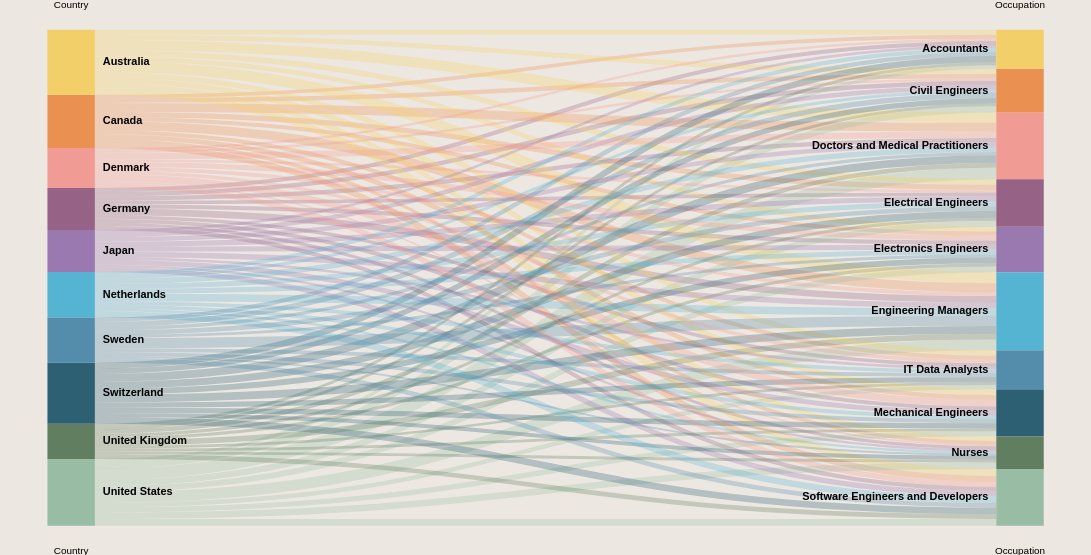

This figure's Vega-Lite source:
### Vega specification from a JSON file in a GitHub repository (floating-point values rounded to 4 significant figures)
{"$schema": "https://vega.github.io/schema/vega/v3.0.json", "height": 500, "width": 1100, "data": [{"name": "rawData", "values": [{"Country": "Germany", "Occupation": "Software Engineers and Developers", "Count": 73538}, {"Country": "Germany", "Occupation": "Electronics Engineers", "Count": 73678}, {"Country": "Germany", "Occupation": "Mechanical Engineers", "Count": 68558}, {"Country": "Germany", "Occupation": "Nurses", "Count": 54238}, {"Country": "Germany", "Occupation": "Doctors and Medical Practitioners", "Count": 74371}, {"Country": "Germany", "Occupation": "Civil Engineers", "Count": 78416}, {"Country": "Germany", "Occupation": "Electrical Engineers", "Count": 63941}, {"Country": "Germany", "Occupation": "Accountants", "Count": 72633}, {"Country": "Germany", "Occupation": "IT Data Analysts", "Count": 60966}, {"Country": "Germany", "Occupation": "Engineering Managers", "Count": 115561}, {"Country": "Canada", "Occupation": "Software Engineers and Developers", "Count": 103257}, {"Country": "Canada", "Occupation": "Electronics Engineers", "Count": 71004}, {"Country": "Canada", "Occupation": "Mechanical Engineers", "Count": 82025}, {"Country": "Canada", "Occupation": "Nurses", "Count": 59838}, {"Country": "Canada", "Occupation": "Doctors and Medical Practitioners", "Count": 155630}, {"Country": "Canada", "Occupation": "Civil Engineers", "Count": 78114}, {"Country": "Canada", "Occupation": "Electrical Engineers", "Count": 90884}, {"Country": "Canada", "Occupation": "Accountants", "Count": 63280}, {"Country": "Canada", "Occupation": "IT Data Analysts", "Count": 70321}, {"Country": "Canada", "Occupation": "Engineering Managers", "Count": 159588}, {"Country": "United States", "Occupation": "Software Engineers and Developers", "Count": 119007}, {"Country": "United States", "Occupation": "Electronics Engineers", "Count": 100090}, {"Country": "United States", "Occupation": "Mechanical Engineers", "Count": 89856}, {"Country": "United States", "Occupation": "Nurses", "Count": 113228}, {"Country": "United States", "Occupation": "Doctors and Medical Practitioners", "Count": 203094}, {"Country": "United States", "Occupation": "Civil Engineers", "Count": 111666}, {"Country": "United States", "Occupation": "Electrical Engineers", "Count": 105308}, {"Country": "United States", "Occupation": "Accountants", "Count": 62226}, {"Country": "United States", "Occupation": "IT Data Analysts", "Count": 77521}, {"Country": "United States", "Occupation": "Engineering Managers", "Count": 187915}, {"Country": "United Kingdom", "Occupation": "Software Engineers and Developers", "Count": 83059}, {"Country": "United Kingdom", "Occupation": "Electronics Engineers", "Count": 55372}, {"Country": "United Kingdom", "Occupation": "Mechanical Engineers", "Count": 48766}, {"Country": "United Kingdom", "Occupation": "Nurses", "Count": 49414}, {"Country": "United Kingdom", "Occupation": "Doctors and Medical Practitioners", "Count": 78967}, {"Country": "United Kingdom", "Occupation": "Civil Engineers", "Count": 50316}, {"Country": "United Kingdom", "Occupation": "Electrical Engineers", "Count": 52470}, {"Country": "United Kingdom", "Occupation": "Accountants", "Count": 52603}, {"Country": "United Kingdom", "Occupation": "IT Data Analysts", "Count": 46405}, {"Country": "United Kingdom", "Occupation": "Engineering Managers", "Count": 100579}, {"Country": "Australia", "Occupation": "Software Engineers and Developers", "Count": 121850}, {"Country": "Australia", "Occupation": "Electronics Engineers", "Count": 85000}, {"Country": "Australia", "Occupation": "Mechanical Engineers", "Count": 100011}, {"Country": "Australia", "Occupation": "Nurses", "Count": 85000}, {"Country": "Australia", "Occupation": "Doctors and Medical Practitioners", "Count": 180000}, {"Country": "Australia", "Occupation": "Civil Engineers", "Count": 91250}, {"Country": "Australia", "Occupation": "Electrical Engineers", "Count": 97000}, {"Country": "Australia", "Occupation": "Accountants", "Count": 89500}, {"Country": "Australia", "Occupation": "IT Data Analysts", "Count": 96000}, {"Country": "Australia", "Occupation": "Engineering Managers", "Count": 194500}, {"Country": "Japan", "Occupation": "Software Engineers and Developers", "Count": 89000}, {"Country": "Japan", "Occupation": "Electronics Engineers", "Count": 85948}, {"Country": "Japan", "Occupation": "Mechanical Engineers", "Count": 85948}, {"Country": "Japan", "Occupation": "Nurses", "Count": 37084}, {"Country": "Japan", "Occupation": "Doctors and Medical Practitioners", "Count": 80183}, {"Country": "Japan", "Occupation": "Civil Engineers", "Count": 77627}, {"Country": "Japan", "Occupation": "Electrical Engineers", "Count": 90079}, {"Country": "Japan", "Occupation": "Accountants", "Count": 47595}, {"Country": "Japan", "Occupation": "IT Data Analysts", "Count": 47782}, {"Country": "Japan", "Occupation": "Engineering Managers", "Count": 96320}, {"Country": "Switzerland", "Occupation": "Software Engineers and Developers", "Count": 118000}, {"Country": "Switzerland", "Occupation": "Electronics Engineers", "Count": 102749}, {"Country": "Switzerland", "Occupation": "Mechanical Engineers", "Count": 92282}, {"Country": "Switzerland", "Occupation": "Nurses", "Count": 69552}, {"Country": "Switzerland", "Occupation": "Doctors and Medical Practitioners", "Count": 138151}, {"Country": "Switzerland", "Occupation": "Civil Engineers", "Count": 95048}, {"Country": "Switzerland", "Occupation": "Electrical Engineers", "Count": 120000}, {"Country": "Switzerland", "Occupation": "Accountants", "Count": 107000}, {"Country": "Switzerland", "Occupation": "IT Data Analysts", "Count": 92598}, {"Country": "Switzerland", "Occupation": "Engineering Managers", "Count": 138257}, {"Country": "Netherlands", "Occupation": "Software Engineers and Developers", "Count": 112737}, {"Country": "Netherlands", "Occupation": "Electronics Engineers", "Count": 85224}, {"Country": "Netherlands", "Occupation": "Mechanical Engineers", "Count": 67546}, {"Country": "Netherlands", "Occupation": "Nurses", "Count": 40436}, {"Country": "Netherlands", "Occupation": "Doctors and Medical Practitioners", "Count": 92412}, {"Country": "Netherlands", "Occupation": "Civil Engineers", "Count": 51991}, {"Country": "Netherlands", "Occupation": "Electrical Engineers", "Count": 85224}, {"Country": "Netherlands", "Occupation": "Accountants", "Count": 68474}, {"Country": "Netherlands", "Occupation": "IT Data Analysts", "Count": 64263}, {"Country": "Netherlands", "Occupation": "Engineering Managers", "Count": 131220}, {"Country": "Sweden", "Occupation": "Software Engineers and Developers", "Count": 82692}, {"Country": "Sweden", "Occupation": "Electronics Engineers", "Count": 50234}, {"Country": "Sweden", "Occupation": "Mechanical Engineers", "Count": 68095}, {"Country": "Sweden", "Occupation": "Nurses", "Count": 32519}, {"Country": "Sweden", "Occupation": "Doctors and Medical Practitioners", "Count": 56172}, {"Country": "Sweden", "Occupation": "Civil Engineers", "Count": 90758}, {"Country": "Sweden", "Occupation": "Electrical Engineers", "Count": 82308}, {"Country": "Sweden", "Occupation": "Accountants", "Count": 77256}, {"Country": "Sweden", "Occupation": "IT Data Analysts", "Count": 66354}, {"Country": "Sweden", "Occupation": "Engineering Managers", "Count": 180408}, {"Country": "Denmark", "Occupation": "Software Engineers and Developers", "Count": 92064}, {"Country": "Denmark", "Occupation": "Electronics Engineers", "Count": 88039}, {"Country": "Denmark", "Occupation": "Mechanical Engineers", "Count": 120581}, {"Country": "Denmark", "Occupation": "Nurses", "Count": 30491}, {"Country": "Denmark", "Occupation": "Doctors and Medical Practitioners", "Count": 109344}, {"Country": "Denmark", "Occupation": "Civil Engineers", "Count": 42012}, {"Country": "Denmark", "Occupation": "Electrical Engineers", "Count": 45000}, {"Country": "Denmark", "Occupation": "Accountants", "Count": 43125}, {"Country": "Denmark", "Occupation": "IT Data Analysts", "Count": 61683}, {"Country": "Denmark", "Occupation": "Engineering Managers", "Count": 65000}], "transform": [{"type": "formula", "expr": "datum['Country']", "as": "stk1"}, {"type": "formula", "expr": "datum.Occupation", "as": "stk2"}, {"type": "formula", "expr": "datum.Count", "as": "size"}]}, {"name": "nodes", "source": "rawData", "transform": [{"type": "filter", "expr": "!groupSelector || groupSelector.stk1 == datum.stk1 || groupSelector.stk2 == datum.stk2"}, {"type": "formula", "expr": "datum.stk1+datum.stk2", "as": "key"}, {"type": "fold", "fields": ["stk1", "stk2"], "as": ["stack", "grpId"]}, {"type": "formula", "expr": "datum.stack == 'stk1' ? datum.stk1+' '+datum.stk2 : datum.stk2+' '+datum.stk1", "as": "sortField"}, {"type": "stack", "groupby": ["stack"], "sort": {"field": "sortField", "order": "descending"}, "field": "size"}, {"type": "formula", "expr": "(datum.y0+datum.y1)/2", "as": "yc"}]}, {"name": "groups", "source": "nodes", "transform": [{"type": "aggregate", "groupby": ["stack", "grpId"], "fields": ["size"], "ops": ["sum"], "as": ["total"]}, {"type": "stack", "groupby": ["stack"], "sort": {"field": "grpId", "order": "descending"}, "field": "total"}, {"type": "formula", "expr": "scale('y', datum.y0)", "as": "scaledY0"}, {"type": "formula", "expr": "scale('y', datum.y1)", "as": "scaledY1"}, {"type": "formula", "expr": "datum.stack == 'stk1'", "as": "rightLabel"}, {"type": "formula", "expr": "datum.total/domain('y')[1]", "as": "percentage"}]}, {"name": "destinationNodes", "source": "nodes", "transform": [{"type": "filter", "expr": "datum.stack == 'stk2'"}]}, {"name": "edges", "source": "nodes", "transform": [{"type": "filter", "expr": "datum.stack == 'stk1'"}, {"type": "lookup", "from": "destinationNodes", "key": "key", "fields": ["key"], "as": ["target"]}, {"type": "linkpath", "orient": "horizontal", "shape": "diagonal", "sourceY": {"expr": "scale('y', datum.yc)"}, "sourceX": {"expr": "scale('x', 'stk1') + bandwidth('x')"}, "targetY": {"expr": "scale('y', datum.target.yc)"}, "targetX": {"expr": "scale('x', 'stk2')"}}, {"type": "formula", "expr": "range('y')[0]-scale('y', datum.size)", "as": "strokeWidth"}, {"type": "formula", "expr": "datum.size/domain('y')[1]", "as": "percentage"}]}], "scales": [{"name": "x", "type": "band", "range": "width", "domain": ["stk1", "stk2"], "paddingOuter": 0.05, "paddingInner": 0.95}, {"name": "y", "type": "linear", "range": "height", "domain": {"data": "nodes", "field": "y1"}}, {"name": "color", "type": "ordinal", "range": ["#f3cf69", "#ea9051", "#f09b93", "#966386", "#9a78b0", "#56b4d3", "#538dab", "#2d6073", "#617e60", "#99bda4"], "domain": ["Australia", "Canada", "Denmark", "Germany", "Japan", "Netherlands", "Sweden", "Switzerland", "United Kingdom", "United States", "Accountants", "Civil Engineers", "Doctors and Medical Practitioners", "Electrical Engineers", "Electronics Engineers", "Engineering Managers", "IT Data Analysts", "Mechanical Engineers", "Nurses", "Software Engineers and Developers"]}, {"name": "stackNames", "type": "ordinal", "range": ["Country", "Occupation"], "domain": ["stk1", "stk2"]}], "axes": [{"orient": "bottom", "scale": "x", "domain": false, "ticks": false, "labelPadding": 20, "encode": {"labels": {"update": {"text": {"scale": "stackNames", "field": "value", "fontWeight": "bold", "fontSize": 14}}}}}, {"orient": "top", "scale": "x", "domain": false, "ticks": false, "labelPadding": 20, "encode": {"labels": {"update": {"text": {"scale": "stackNames", "field": "value", "fontWeight": "bold", "fontSize": 14}}}}}, {"orient": "left", "scale": "y", "labels": false, "domain": false, "ticks": false}], "marks": [{"type": "path", "name": "edgeMark", "from": {"data": "edges"}, "clip": true, "encode": {"update": {"stroke": [{"test": "groupSelector && groupSelector.stack=='stk1'", "scale": "color", "field": "stk2"}, {"scale": "color", "field": "stk1"}], "strokeWidth": {"field": "strokeWidth"}, "path": {"field": "path"}, "strokeOpacity": {"signal": "!groupSelector && (groupHover.stk1 == datum.stk1 || groupHover.stk2 == datum.stk2) ? 0.9 : 0.3"}, "zindex": {"signal": "!groupSelector && (groupHover.stk1 == datum.stk1 || groupHover.stk2 == datum.stk2) ? 1 : 0"}, "tooltip": {"signal": "{\"Country\": datum.stk1, \"Occupation\": datum.stk2, \"Average Salary\":format(datum.size, ',.0f')}"}}, "hover": {"strokeOpacity": {"value": 1}}}}, {"type": "rect", "name": "groupMark", "from": {"data": "groups"}, "encode": {"enter": {"fill": {"scale": "color", "field": "grpId"}, "width": {"scale": "x", "band": 1}}, "update": {"x": {"scale": "x", "field": "stack"}, "y": {"field": "scaledY0"}, "y2": {"field": "scaledY1"}, "fillOpacity": {"value": 1}, "tooltip": {"signal": "datum.grpId + ' has average salary of ' + format(datum.total/11, ',.0f')"}}, "hover": {"fillOpacity": {"value": 1}}}}, {"type": "text", "from": {"data": "groups"}, "interactive": false, "encode": {"update": {"x": {"signal": "scale('x', datum.stack) + (datum.rightLabel ? bandwidth('x') + 8 : -8)"}, "yc": {"signal": "(datum.scaledY0 + datum.scaledY1)/2"}, "align": {"signal": "datum.rightLabel ? 'left' : 'right'"}, "baseline": {"value": "middle"}, "fontWeight": {"value": "bold"}, "text": {"signal": "abs(datum.scaledY0-datum.scaledY1) > 13 ? datum.grpId : ''"}}}}, {"type": "group", "data": [{"name": "dataForShowAll", "values": [{}], "transform": [{"type": "filter", "expr": "groupSelector"}]}], "encode": {"enter": {"xc": {"signal": "width/2"}, "y": {"value": 30}, "width": {"value": 80}, "height": {"value": 30}}}, "marks": [{"type": "group", "name": "groupReset", "from": {"data": "dataForShowAll"}, "encode": {"enter": {"cornerRadius": {"value": 6}, "fill": {"value": "#f5f5f5"}, "stroke": {"value": "#c1c1c1"}, "strokeWidth": {"value": 2}, "height": {"field": {"group": "height"}}, "width": {"field": {"group": "width"}}}, "update": {"opacity": {"value": 1}}, "hover": {"opacity": {"value": 1}}}, "marks": [{"type": "text", "interactive": false, "encode": {"enter": {"xc": {"field": {"group": "width"}, "mult": 0.5}, "yc": {"field": {"group": "height"}, "mult": 0.5, "offset": 2}, "align": {"value": "center"}, "baseline": {"value": "middle"}, "fontWeight": {"value": "bold"}, "text": {"value": "Show All"}}}}]}]}], "signals": [{"name": "groupHover", "value": {}, "on": [{"events": "@groupMark:mouseover", "update": "{stk1:datum.stack=='stk1' && datum.grpId, stk2:datum.stack=='stk2' && datum.grpId}"}, {"events": "mouseout", "update": "{}"}]}, {"name": "groupSelector", "value": false, "on": [{"events": "@groupMark:click!", "update": "{stack:datum.stack, stk1:datum.stack=='stk1' && datum.grpId, stk2:datum.stack=='stk2' && datum.grpId}"}, {"events": [{"type": "click", "markname": "groupReset"}, {"type": "dblclick"}], "update": "false"}]}], "config": {"view": {"stroke": null}, "background": "#ede7e2"}}
